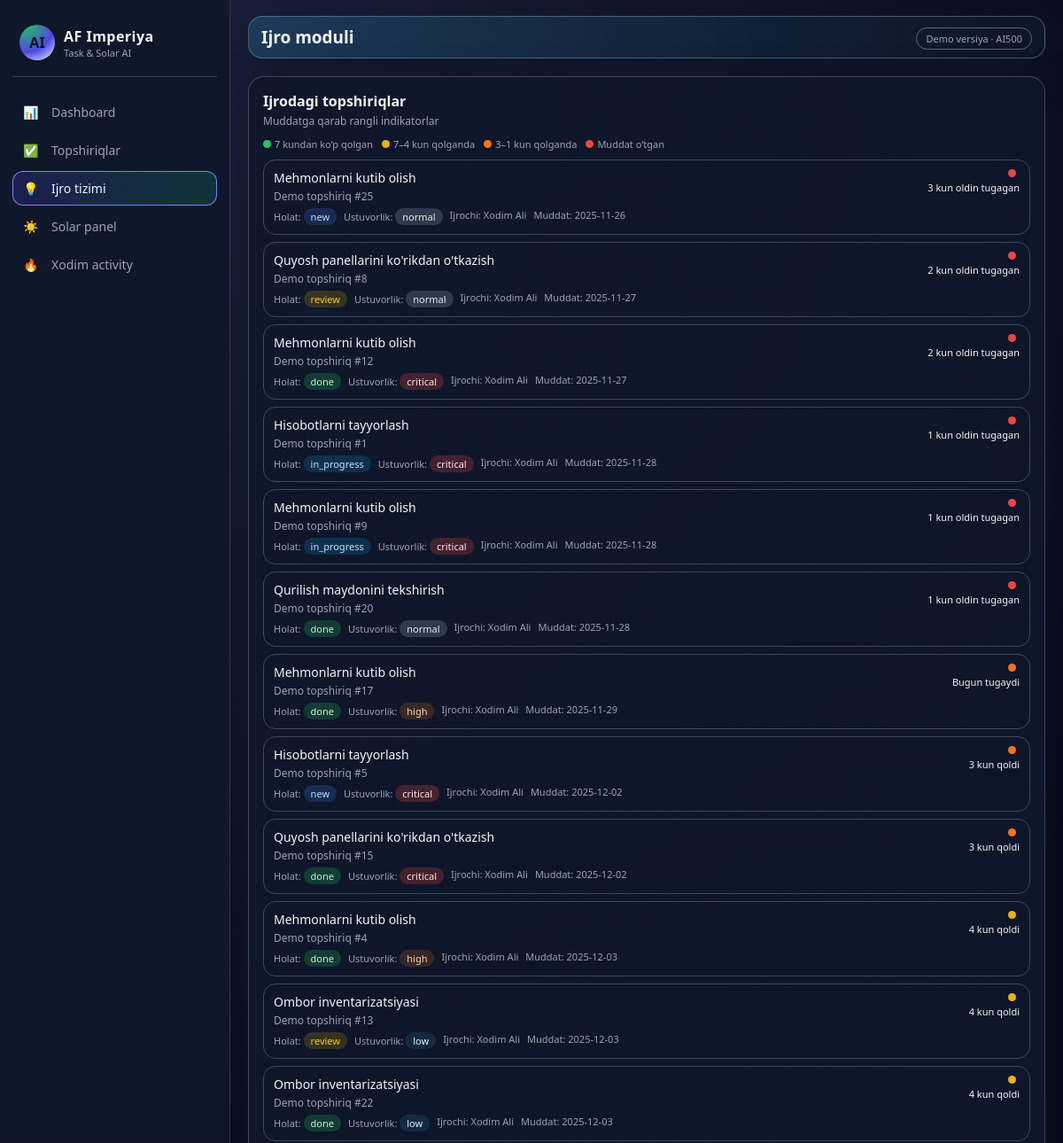
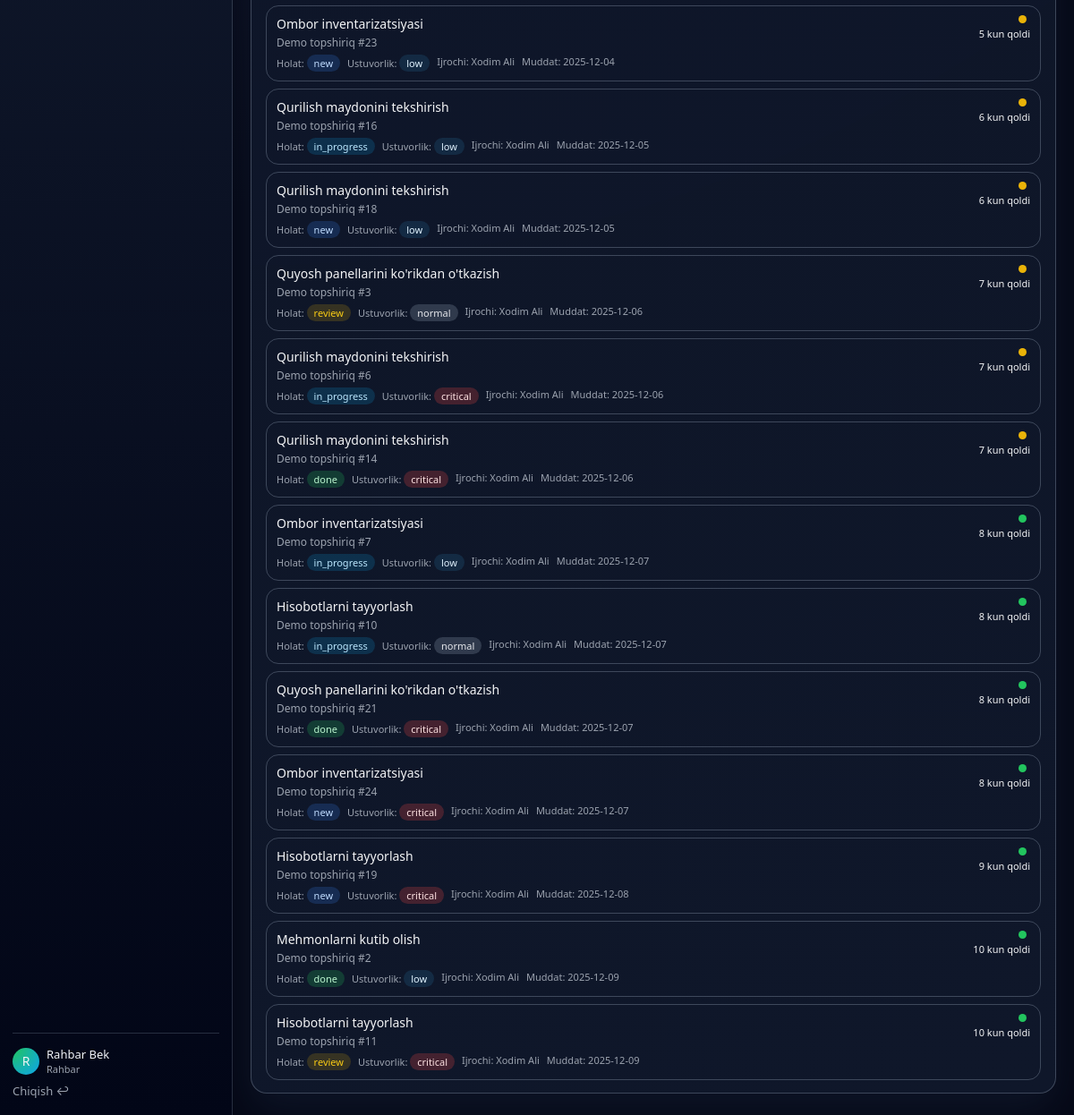
The page /ijro (signed in) on the database its author committed (2 pictures, top to bottom).
### app.py (models this page shows, shortened)
class User(UserMixin, db.Model):
    id = db.Column(db.Integer, primary_key=True)
    full_name = db.Column(db.String(120), nullable=False)
    email = db.Column(db.String(120), unique=True, nullable=False, index=True)
    password_hash = db.Column(db.String(255), nullable=False)
    role = db.Column(db.String(20), nullable=False, default="xodim")  # admin / rahbar / xodim
    is_active = db.Column(db.Boolean, default=True)
    tasks_created = db.relationship("Task", backref="creator", foreign_keys="Task.created_by_id")
    tasks_assigned = db.relationship("Task", backref="assignee", foreign_keys="Task.assigned_to_id")

class Task(db.Model):
    id = db.Column(db.Integer, primary_key=True)
    title = db.Column(db.String(200), nullable=False)
    description = db.Column(db.Text, nullable=True)
    status = db.Column(db.String(20), default="new")  # new / in_progress / review / done / overdue
    priority = db.Column(db.String(20), default="normal")  # low / normal / high / critical
    created_at = db.Column(db.DateTime, default=datetime.utcnow)
    due_date = db.Column(db.Date, nullable=True)
    created_by_id = db.Column(db.Integer, db.ForeignKey("user.id"), nullable=False)
    assigned_to_id = db.Column(db.Integer, db.ForeignKey("user.id"), nullable=True)

### app.py (the view)
@app.route("/ijro")
@login_required
def ijro_board():
    tasks = Task.query.order_by(Task.due_date.asc()).all()
    today = date.today()
    return render_template("ijro.html", tasks=tasks, today=today)

### app.py (called while the page is built)
@login_manager.user_loader
def load_user(user_id):
    return User.query.get(int(user_id))

### templates/ijro.html (shortened to what this page needs)
{% extends "base.html" %}
{% block header_title %}Ijro moduli{% endblock %}
{% block content %}
<div class="card">
    <div class="card-header">
        <h3>Ijrodagi topshiriqlar</h3>
        <p class="card-subtitle">Muddatga qarab rangli indikatorlar</p>
    </div>
    <div class="ijro-legend">
        <span><span class="dot dot-green"></span>7 kundan ko‘p qolgan</span>
        <span><span class="dot dot-yellow"></span>7–4 kun qolganda</span>
        <span><span class="dot dot-orange"></span>3–1 kun qolganda</span>
        <span><span class="dot dot-red"></span>Muddat o‘tgan</span>
    </div>
    <div class="ijro-list">
        {% for t in tasks %}
        {% set due = t.due_date %}
        {% if due %}
            {% set delta = (due - today).days %}
        {% else %}
            {% set delta = 999 %}
        {% endif %}
        {% if not due or delta > 7 %}
            {% set cls = 'green' %}
        {% elif delta >= 4 %}
            {% set cls = 'yellow' %}
        {% elif delta >= 1 %}
            {% set cls = 'orange' %}
        {% elif delta == 0 %}
            {% set cls = 'orange' %}
        {% else %}
            {% set cls = 'red' %}
        {% endif %}
        <div class="ijro-item ijro-{{ cls }}">
            <div class="ijro-main">
                <div class="ijro-title">{{ t.title }}</div>
                <div class="ijro-desc">{{ t.description }}</div>
                <div class="ijro-meta">
                    <span>Holat: <span class="badge status-{{ t.status }}">{{ t.status }}</span></span>
                    <span>Ustuvorlik: <span class="badge priority-{{ t.priority }}">{{ t.priority }}</span></span>
                    <span>Ijrochi: {{ t.assignee.full_name if t.assignee else "-" }}</span>
                    <span>Muddat: {{ t.due_date or "-" }}</span>
                </div>
            </div>
            <div class="ijro-indicator">
                <span class="dot dot-{{ cls }}"></span>
                {% if delta > 0 %}
                    <div class="ijro-days">{{ delta }} kun qoldi</div>
                {% elif delta == 0 %}
                    <div class="ijro-days">Bugun tugaydi</div>
                {% else %}
                    <div class="ijro-days">{{ delta|abs }} kun oldin tugagan</div>
                {% endif %}
            </div>
        </div>
        {% else %}
        <p>Ijro uchun topshiriqlar mavjud emas.</p>
        {% endfor %}
    </div>
</div>
{% endblock %}

### templates/base.html (shortened to what this page needs)
<!doctype html>
<html lang="uz">
<head>
    <link rel="stylesheet" href="{{ url_for('static', filename='css/style.css') }}">
</head>
<body>
<div class="layout">
    <aside class="sidebar">
        <div class="sidebar-logo">
            <div class="logo-circle">AI</div>
            <div class="logo-text">
                <span class="logo-main">AF Imperiya</span>
                <span class="logo-sub">Task & Solar AI</span>
            </div>
        </div>
        <nav class="sidebar-nav">
            <a href="{{ url_for('index') }}" class="nav-item {% if request.endpoint == 'index' %}active{% endif %}">
                <span>📊</span> <span>Dashboard</span>
            </a>
            <a href="{{ url_for('tasks_list') }}" class="nav-item {% if 'tasks' in request.endpoint %}active{% endif %}">
                <span>✅</span> <span>Topshiriqlar</span>
            </a>
            <a href="{{ url_for('ijro_board') }}" class="nav-item {% if request.endpoint == 'ijro_board' %}active{% endif %}">
                <span>💡</span> <span>Ijro tizimi</span>
            </a>
            <a href="{{ url_for('solar_page') }}" class="nav-item {% if request.endpoint == 'solar_page' %}active{% endif %}">
                <span>☀️</span> <span>Solar panel</span>
            </a>
            <a href="{{ url_for('activity_page') }}" class="nav-item {% if request.endpoint == 'activity_page' %}active{% endif %}">
                <span>🔥</span> <span>Xodim activity</span>
            </a>
        </nav>
        <div class="sidebar-footer">
            {% if current_user.is_authenticated %}
                <div class="user-mini">
                    <div class="user-circle">{{ current_user.full_name[:1] }}</div>
                    <div>
                        <div class="user-name">{{ current_user.full_name }}</div>
                        <div class="user-role">{{ current_user.role|capitalize }}</div>
                    </div>
                </div>
                <a href="{{ url_for('logout') }}" class="logout-link">Chiqish ↩</a>
            {% endif %}
        </div>
    </aside>
    <main class="main">
        <header class="topbar">
            <div class="topbar-title">
                {% block header_title %}Panel{% endblock %}
            </div>
            <div class="topbar-actions">
                <span class="badge-pill">Demo versiya · AI500</span>
            </div>
        </header>
        <section class="content">
            {% block content %}{% endblock %}
        </section>
    </main>
</div>
</body>
</html>

### rows shown on the page
User: full_name "R", full_name "Rahbar Bek", role "Rahbar"
Task: title "Mehmonlarni kutib olish", description "Demo topshiriq #25", status "new", priority "normal", assignee "Xodim Ali", due_date "2025-11-26", assigned_to "3"
Task: title "Quyosh panellarini ko'rikdan o'tkazish", description "Demo topshiriq #8", status "review", priority "normal", assignee "Xodim Ali", due_date "2025-11-27", created_by "2"
Task: title "Mehmonlarni kutib olish", description "Demo topshiriq #12", status "done", priority "critical", assignee "Xodim Ali", due_date "2025-11-27", created_by "2"
Task: title "Hisobotlarni tayyorlash", description "Demo topshiriq #1", status "in_progress", priority "critical", assignee "Xodim Ali", due_date "2025-11-28", id "1"
Task: title "Mehmonlarni kutib olish", description "Demo topshiriq #9", status "in_progress", priority "critical", assignee "Xodim Ali", due_date "2025-11-28", delta "1"
Task: title "Qurilish maydonini tekshirish", description "Demo topshiriq #20", status "done", priority "normal", assignee "Xodim Ali", due_date "2025-11-28", delta "1"
Task: title "Mehmonlarni kutib olish", description "Demo topshiriq #17", status "done", priority "high", assignee "Xodim Ali", due_date "2025-11-29", shows "Bugun tugaydi"
Task: title "Hisobotlarni tayyorlash", description "Demo topshiriq #5", status "new", priority "critical", assignee "Xodim Ali", due_date "2025-12-02", assigned_to "3"
Task: title "Quyosh panellarini ko'rikdan o'tkazish", description "Demo topshiriq #15", status "done", priority "critical", assignee "Xodim Ali", due_date "2025-12-02", assigned_to "3"
Task: title "Mehmonlarni kutib olish", description "Demo topshiriq #4", status "done", priority "high", assignee "Xodim Ali", due_date "2025-12-03", id "4"
Task: title "Ombor inventarizatsiyasi", description "Demo topshiriq #13", status "review", priority "low", assignee "Xodim Ali", due_date "2025-12-03", delta "4"
Task: title "Ombor inventarizatsiyasi", description "Demo topshiriq #22", status "done", priority "low", assignee "Xodim Ali", due_date "2025-12-03", delta "4"
Task: title "Ombor inventarizatsiyasi", description "Demo topshiriq #23", status "new", priority "low", assignee "Xodim Ali", due_date "2025-12-04", delta "5"
Task: title "Qurilish maydonini tekshirish", description "Demo topshiriq #16", status "in_progress", priority "low", assignee "Xodim Ali", due_date "2025-12-05", delta "6"
Task: title "Qurilish maydonini tekshirish", description "Demo topshiriq #18", status "new", priority "low", assignee "Xodim Ali", due_date "2025-12-05", delta "6"
Task: title "Quyosh panellarini ko'rikdan o'tkazish", description "Demo topshiriq #3", status "review", priority "normal", assignee "Xodim Ali", due_date "2025-12-06", delta "7"
Task: title "Qurilish maydonini tekshirish", description "Demo topshiriq #6", status "in_progress", priority "critical", assignee "Xodim Ali", due_date "2025-12-06", delta "7"
Task: title "Qurilish maydonini tekshirish", description "Demo topshiriq #14", status "done", priority "critical", assignee "Xodim Ali", due_date "2025-12-06", delta "7"
Task: title "Ombor inventarizatsiyasi", description "Demo topshiriq #7", status "in_progress", priority "low", assignee "Xodim Ali", due_date "2025-12-07", delta "8"
Task: title "Hisobotlarni tayyorlash", description "Demo topshiriq #10", status "in_progress", priority "normal", assignee "Xodim Ali", due_date "2025-12-07", delta "8"
Task: title "Quyosh panellarini ko'rikdan o'tkazish", description "Demo topshiriq #21", status "done", priority "critical", assignee "Xodim Ali", due_date "2025-12-07", delta "8"
Task: title "Ombor inventarizatsiyasi", description "Demo topshiriq #24", status "new", priority "critical", assignee "Xodim Ali", due_date "2025-12-07", delta "8"
Task: title "Hisobotlarni tayyorlash", description "Demo topshiriq #19", status "new", priority "critical", assignee "Xodim Ali", due_date "2025-12-08", delta "9"
Task: title "Mehmonlarni kutib olish", description "Demo topshiriq #2", status "done", priority "low", assignee "Xodim Ali", due_date "2025-12-09", delta "10"
Task: title "Hisobotlarni tayyorlash", description "Demo topshiriq #11", status "review", priority "critical", assignee "Xodim Ali", due_date "2025-12-09", delta "10"
